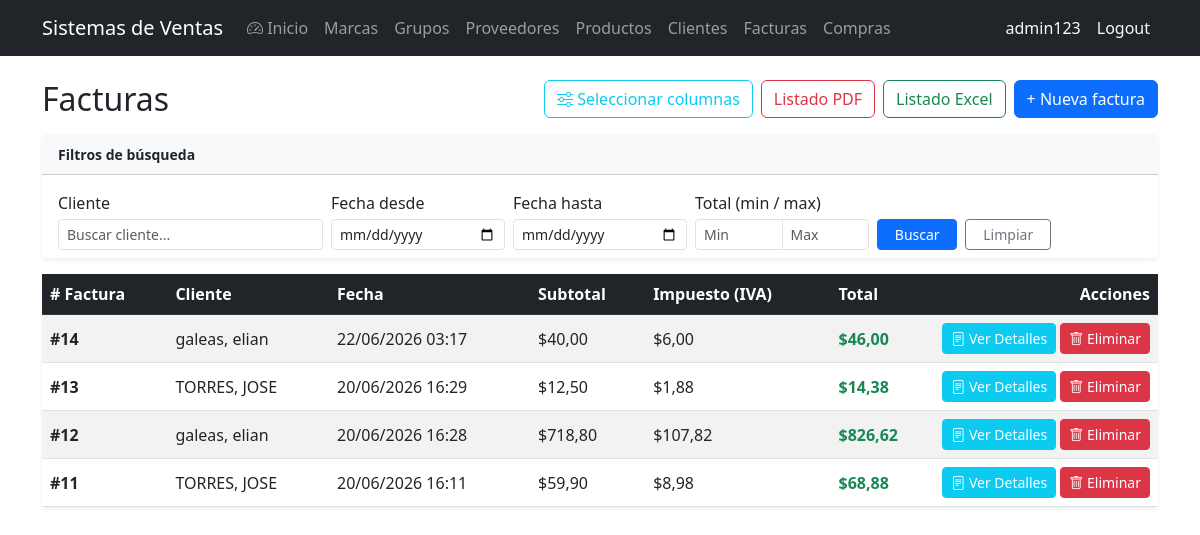
Page /invoices/ (signed in) on the committed database.
### billing/models.py (models this page shows, shortened)
class Invoice(models.Model):
    customer = models.ForeignKey(Customer, on_delete=models.PROTECT, related_name='invoices', verbose_name='Cliente')
    invoice_date = models.DateTimeField(auto_now_add=True, verbose_name='Fecha de factura')
    subtotal = models.DecimalField(max_digits=12, decimal_places=2, default=0, verbose_name='Subtotal')
    tax = models.DecimalField(max_digits=12, decimal_places=2, default=0, verbose_name='Impuesto')
    total = models.DecimalField(max_digits=12, decimal_places=2, default=0, verbose_name='Total')
    is_active = models.BooleanField(default=True, verbose_name='Activo')
    class Meta:
        verbose_name = 'Factura'
        verbose_name_plural = 'Facturas'
        ordering = ['-invoice_date']

class Customer(models.Model):
    dni = models.CharField(
        max_length=13,
        unique=True,
        verbose_name='DNI/RUC',
        validators=[validate_cedula_ec]
    )
    first_name = models.CharField(max_length=100, verbose_name='Nombre')
    last_name = models.CharField(max_length=100, verbose_name='Apellido')
    email = models.EmailField(blank=True, null=True, verbose_name='Correo electrónico')
    phone = models.CharField(max_length=20, blank=True, null=True, verbose_name='Teléfono')
    address = models.TextField(blank=True, null=True, verbose_name='Dirección')
    is_active = models.BooleanField(default=True, verbose_name='Activo')
    created_at = models.DateTimeField(auto_now_add=True)
    updated_at = models.DateTimeField(auto_now=True)
    class Meta:
        verbose_name = 'Cliente'
        verbose_name_plural = 'Clientes'
        ordering = ['last_name', 'first_name']
    def __str__(self): return f'{self.last_name}, {self.first_name}'

### billing/views.py (the view, shortened to what this page needs)
# urls.py: path('invoices/', views.InvoiceListView.as_view(), name='invoice_list'),
class InvoiceListView(ExportListMixin, LoginRequiredMixin, ListView):
    model = Invoice
    template_name = 'billing/invoice_list.html'
    context_object_name = 'items'
    paginate_by = 10
    export_title = 'Facturas'
    export_fields = [
        ('#', 'id'),
        ('Cliente', lambda o: str(o.customer)),
        ('Fecha', lambda o: o.invoice_date.strftime('%d/%m/%Y %H:%M')),
        ('Subtotal', lambda o: f'{o.subtotal:.2f}'),
        ('Impuesto', lambda o: f'{o.tax:.2f}'),
        ('Total', lambda o: f'{o.total:.2f}'),
    ]
    def get(self, request, *args, **kwargs):
        fmt = request.GET.get('export')
        if fmt == 'excel':
            return self.export_excel_with_visible_columns()
        if fmt == 'pdf':
            return self.export_pdf_with_visible_columns()
        return super().get(request, *args, **kwargs)
    def get_queryset(self):
        qs = Invoice.objects.select_related('customer')
        g = self.request.GET
        if customer := g.get('customer', '').strip():
            qs = qs.filter(
                customer__first_name__icontains=customer
            ) | qs.filter(customer__last_name__icontains=customer)
        if date_from := g.get('date_from', '').strip():
            qs = qs.filter(invoice_date__date__gte=date_from)
        if date_to := g.get('date_to', '').strip():
            qs = qs.filter(invoice_date__date__lte=date_to)
        if total_min := g.get('total_min', '').strip():
            qs = qs.filter(total__gte=total_min)
        if total_max := g.get('total_max', '').strip():
            qs = qs.filter(total__lte=total_max)
        return qs
    def get_context_data(self, **kwargs):
        ctx = super().get_context_data(**kwargs)
        params = self.request.GET.copy()
        params.pop('page', None)
        ctx['search_params'] = params.urlencode()
        visible_columns = self.request.session.get('invoice_visible_columns', INVOICE_DEFAULT_VISIBLE_COLUMNS)
        is_valid, visible_columns = validate_invoice_visible_columns(visible_columns)
        ctx['visible_columns'] = get_invoice_visible_columns(visible_columns)
        ctx['all_columns'] = get_all_invoice_columns()
        ctx['visible_columns_list'] = visible_columns
        return ctx

### billing/invoice_column_config.py (called while the page is built)
def get_invoice_visible_columns(visible_list=None):
    if visible_list is None:
        visible_list = INVOICE_DEFAULT_VISIBLE_COLUMNS
    result = {}
    for col in visible_list:
        if col in INVOICE_COLUMNS:
            result[col] = INVOICE_COLUMNS[col]
    if not result and 'id' in INVOICE_COLUMNS:
        result['id'] = INVOICE_COLUMNS['id']
    return result

def get_all_invoice_columns():
    return INVOICE_COLUMNS

def validate_invoice_visible_columns(visible_list):
    if not visible_list:
        return True, INVOICE_DEFAULT_VISIBLE_COLUMNS
    valid_columns = [col for col in visible_list if col in INVOICE_COLUMNS]
    if not valid_columns:
        valid_columns = INVOICE_DEFAULT_VISIBLE_COLUMNS
    return True, valid_columns

### shared/export_mixins.py (called while the page is built)
    def get(self, request, *args, **kwargs):
        fmt = request.GET.get('export')
        if fmt == 'excel':
            return self.export_excel()
        if fmt == 'pdf':
            return self.export_pdf()
        return super().get(request, *args, **kwargs)

### billing/templates/billing/invoice_list.html (shortened to what this page needs)
{% extends 'billing/base.html' %}
{% block content %}
<div class="d-flex justify-content-between align-items-center mb-3">
  <h2 class="mb-0">Facturas</h2>
  <div class="d-flex gap-2">
    <button type="button" class="btn btn-outline-info" data-bs-toggle="modal" data-bs-target="#columnSelectModal">
      <i class="bi bi-sliders"></i> Seleccionar columnas
    </button>
    <a href="?{{ search_params }}{% if search_params %}&{% endif %}export=pdf" class="btn btn-outline-danger">Listado PDF</a>
    <a href="?{{ search_params }}{% if search_params %}&{% endif %}export=excel" class="btn btn-outline-success">Listado Excel</a>
    <a href="{% url 'billing:invoice_create' %}" class="btn btn-primary">+ Nueva factura</a>
  </div>
</div>
<div class="card shadow-sm border-0 mb-3">
  <div class="card-header bg-light py-2"><strong class="small">Filtros de búsqueda</strong></div>
  <div class="card-body pb-2">
    <form method="get" class="row g-2 align-items-end">
      <div class="col-md-3">
        <label class="form-label form-label-sm mb-1">Cliente</label>
        <input type="text" name="customer" class="form-control form-control-sm" value="{{ request.GET.customer }}" placeholder="Buscar cliente...">
      </div>
      <div class="col-md-2">
        <label class="form-label form-label-sm mb-1">Fecha desde</label>
        <input type="date" name="date_from" class="form-control form-control-sm" value="{{ request.GET.date_from }}">
      </div>
      <div class="col-md-2">
        <label class="form-label form-label-sm mb-1">Fecha hasta</label>
        <input type="date" name="date_to" class="form-control form-control-sm" value="{{ request.GET.date_to }}">
      </div>
      <div class="col-md-2">
        <label class="form-label form-label-sm mb-1">Total (min / max)</label>
        <div class="input-group input-group-sm">
          <input type="number" name="total_min" class="form-control" value="{{ request.GET.total_min }}" placeholder="Min" min="0" step="0.01">
          <input type="number" name="total_max" class="form-control" value="{{ request.GET.total_max }}" placeholder="Max" min="0" step="0.01">
        </div>
      </div>
      <div class="col-md-2 d-flex gap-2">
        <button type="submit" class="btn btn-sm btn-primary flex-fill">Buscar</button>
        <a href="{% url 'billing:invoice_list' %}" class="btn btn-sm btn-outline-secondary flex-fill">Limpiar</a>
      </div>
    </form>
  </div>
</div>
<div class="card shadow-sm border-0">
  <div class="card-body p-0">
    <div class="table-responsive">
      <table class="table table-striped table-hover align-middle mb-0" id="invoiceTable">
        <thead class="table-dark">
          <tr id="tableHeader">
            {% for col_key, col_config in visible_columns.items %}
            <th data-column="{{ col_key }}" class="column-header">{{ col_config.label }}</th>
            {% endfor %}
            <th class="text-end" style="width: 150px;">Acciones</th>
          </tr>
        </thead>
        <tbody id="tableBody">
          {% for item in items %}
          <tr class="invoice-row" data-invoice-id="{{ item.pk }}">
            {% for col_key in visible_columns_list %}
              {% if col_key == 'id' %}
              <td class="column-id"><strong>#{{ item.id }}</strong></td>
              {% elif col_key == 'customer' %}
              <td class="column-customer">{{ item.customer }}</td>
              {% elif col_key == 'customer_dni' %}
              <td class="column-customer_dni">{{ item.customer.dni }}</td>
              {% elif col_key == 'invoice_date' %}
              <td class="column-invoice_date">{{ item.invoice_date|date:"d/m/Y H:i" }}</td>
              {% elif col_key == 'num_items' %}
              <td class="column-num_items">
                <span class="badge bg-info text-dark">{{ item.details.count }} producto(s)</span>
              </td>
              {% elif col_key == 'subtotal' %}
              <td class="column-subtotal">${{ item.subtotal }}</td>
              {% elif col_key == 'tax' %}
              <td class="column-tax">${{ item.tax }}</td>
              {% elif col_key == 'total' %}
              <td class="column-total"><strong class="text-success">${{ item.total }}</strong></td>
              {% endif %}
            {% endfor %}
            <td class="column-actions text-end text-nowrap">
              <a href="{% url 'billing:invoice_detail' item.pk %}" class="btn btn-sm btn-info text-white"><i class="bi bi-file-text"></i> Ver Detalles</a>
              <a href="{% url 'billing:invoice_delete' item.pk %}" class="btn btn-sm btn-danger"><i class="bi bi-trash"></i> Eliminar</a>
            </td>
          </tr>
          {% empty %}
          <tr><td colspan="99" class="text-center text-muted py-4">No hay facturas.</td></tr>
          {% endfor %}
        </tbody>
      </table>
    </div>
  </div>
</div>
{% endblock %}

### billing/templates/billing/base.html (shortened to what this page needs)
<!DOCTYPE html>
<html lang="es">
<head>
  <link href="https://cdn.jsdelivr.net/npm/bootstrap@5.3.0/dist/css/bootstrap.min.css" rel="stylesheet">
  <link href="https://cdn.jsdelivr.net/npm/bootstrap-icons@1.11.3/font/bootstrap-icons.css" rel="stylesheet">
</head>
<body>
<nav class="navbar navbar-expand-lg navbar-dark bg-dark">
  <div class="container">
    <a class="navbar-brand" href="{% url 'billing:home' %}">Sistemas de Ventas</a>
    <div class="collapse navbar-collapse" id="nav">
      <ul class="navbar-nav me-auto">
        {% if user.is_authenticated %}
        <li class="nav-item"><a class="nav-link" href="{% url 'billing:home' %}"><i class="bi bi-speedometer2"></i> Inicio</a></li>
        <li class="nav-item"><a class="nav-link" href="{% url 'billing:brand_list' %}">Marcas</a></li>
        <li class="nav-item"><a class="nav-link" href="{% url 'billing:productgroup_list' %}">Grupos</a></li>
        <li class="nav-item"><a class="nav-link" href="{% url 'billing:supplier_list' %}">Proveedores</a></li>
        <li class="nav-item"><a class="nav-link" href="{% url 'billing:product_list' %}">Productos</a></li>
        <li class="nav-item"><a class="nav-link" href="{% url 'billing:customer_list' %}">Clientes</a></li>
        <li class="nav-item"><a class="nav-link" href="{% url 'billing:invoice_list' %}">Facturas</a></li>
        <li class="nav-item"><a class="nav-link" href="{% url 'purchasing:purchase_list' %}">Compras</a></li>
        {% endif %}
      </ul>
      <ul class="navbar-nav">
        {% if user.is_authenticated %}
        <li class="nav-item"><span class="nav-link text-light">{{ user.username }}</span></li>
        <li class="nav-item">
          <form method="post" action="{% url 'logout' %}" class="d-inline">
            <button type="submit" class="nav-link btn btn-link text-light" style="text-decoration:none;">Logout</button>
          </form>
        </li>
        {% else %}
        <li class="nav-item"><a class="nav-link" href="{% url 'login' %}">Login</a></li>
        <li class="nav-item"><a class="nav-link" href="{% url 'billing:signup' %}">Registarse</a></li>
        {% endif %}
      </ul>
    </div>
  </div>
</nav>
<div class="container mt-4">
  {% block content %}
  {% endblock %}
</div>
</body>
</html>

### billing/templates/billing/invoice_list.html (style rules this page uses)
.column-header { cursor: pointer; user-select: none; }
.invoice-row { transition: background-color 0.2s ease; }

### rows in the picture
Invoice: id "14", customer "galeas, elian", invoice_date "22/06/2026 03:17", subtotal "40,00", tax "6,00", total "46,00"
Invoice: id "13", customer "TORRES, JOSE", invoice_date "20/06/2026 16:29", subtotal "12,50", tax "1,88", total "14,38"
Invoice: id "12", customer "galeas, elian", invoice_date "20/06/2026 16:28", subtotal "718,80", tax "107,82", total "826,62"
Invoice: id "11", customer "TORRES, JOSE", invoice_date "20/06/2026 16:11", subtotal "59,90", tax "8,98", total "68,88"

### other values in the picture
{{ user.username }} "admin123"
{{ col_config.label }} "# Factura" "Cliente" "Fecha" "Subtotal" "Impuesto (IVA)" "Total"
